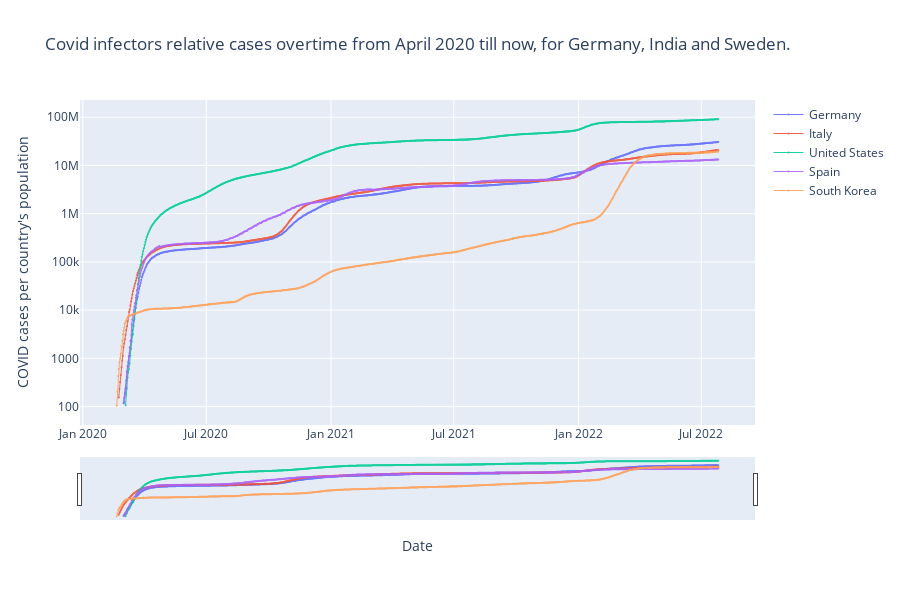

The cell this chart's notebook holds for it:
### Code cell
def quick_plot1(country_list, df_dict, y_scale='log', slider=False):
    """
    TODO
    """
    fig = go.Figure()
    for country in new_country_list:
        fig.add_trace(go.Scatter(x = df_dict[country]['date'], 
                                 y = df_dict[country]['total_cases'], 
                                 name=country,
                                 opacity=0.9,
                                 line_width= 1,
                                 marker_size = 2,
                                 mode="markers+lines"))       
        #fig.add_trace(go.Scatter(x=final_df['date'], y=final_df[country], name=country, mode="lines"))       

    fig.update_yaxes(type=y_scale)
    fig.update_layout(width = 900,
                      height = 600, 
                      xaxis_rangeslider_visible=slider,
                      title="Covid infectors relative cases overtime from April 2020 till now, for Germany, India and Sweden.", 
                      xaxis_title="Date", 
                      yaxis_title="COVID cases per country's population")

    fig.show()
threshold = 100
df_threshold_dict = {}

for i, country in enumerate(new_country_list):
    df_threshold_dict[country] = df_dict[country][df_dict[country].loc[:, ('total_cases')]>threshold]

#print(df_threshold_dict['Germany'])
quick_plot1(new_country_list, df_threshold_dict, 'log', True)

### Figure 1 — Plotly figure (JSON) as saved in the notebook; plotly's stock layout.template omitted (floating-point values rounded to 4 significant figures; data arrays with more than 128 entries replaced by an {"elided": "..."} marker saying what was removed)
{"data": [{"line": {"width": 1}, "marker": {"size": 2}, "mode": "markers+lines", "name": "Germany", "opacity": 0.9, "type": "scatter", "x": {"elided": "878 str values"}, "y": {"elided": "878 int values"}}, {"line": {"width": 1}, "marker": {"size": 2}, "mode": "markers+lines", "name": "Italy", "opacity": 0.9, "type": "scatter", "x": {"elided": "885 str values"}, "y": {"elided": "885 int values"}}, {"line": {"width": 1}, "marker": {"size": 2}, "mode": "markers+lines", "name": "United States", "opacity": 0.9, "type": "scatter", "x": {"elided": "875 str values"}, "y": {"elided": "875 int values"}}, {"line": {"width": 1}, "marker": {"size": 2}, "mode": "markers+lines", "name": "Spain", "opacity": 0.9, "type": "scatter", "x": {"elided": "877 str values"}, "y": {"elided": "877 int values"}}, {"line": {"width": 1}, "marker": {"size": 2}, "mode": "markers+lines", "name": "South Korea", "opacity": 0.9, "type": "scatter", "x": {"elided": "888 str values"}, "y": {"elided": "888 int values"}}], "layout": {"height": 600, "title": {"text": "Covid infectors relative cases overtime from April 2020 till now, for Germany, India and Sweden."}, "width": 900, "xaxis": {"autorange": true, "range": ["2019-12-27 17:55:56.4866", "2022-09-18 06:04:03.5134"], "rangeslider": {"autorange": true, "range": ["2019-12-27 17:55:56.4866", "2022-09-18 06:04:03.5134"], "visible": true, "yaxis": {"_template": null, "rangemode": "match"}}, "title": {"text": "Date"}, "type": "date"}, "yaxis": {"autorange": true, "range": [1.618, 8.357], "title": {"text": "COVID cases per country's population"}, "type": "log"}}}
